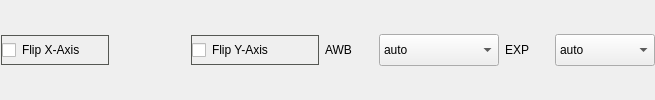
            <widget class="QWidget" name="horizontalWidget" native="true">
             <property name="sizePolicy">
              <sizepolicy hsizetype="Expanding" vsizetype="Fixed">
               <horstretch>0</horstretch>
               <verstretch>0</verstretch>
              </sizepolicy>
             </property>
             <layout class="QHBoxLayout" name="horizontalLayout_33">
              <property name="leftMargin">
               <number>1</number>
              </property>
              <property name="topMargin">
               <number>0</number>
              </property>
              <property name="rightMargin">
               <number>0</number>
              </property>
              <property name="bottomMargin">
               <number>0</number>
              </property>
              <item>
               <widget class="QCheckBox" name="checkBoxFlipX">
                <property name="sizePolicy">
                 <sizepolicy hsizetype="Fixed" vsizetype="Fixed">
                  <horstretch>0</horstretch>
                  <verstretch>0</verstretch>
                 </sizepolicy>
                </property>
                <property name="minimumSize">
                 <size>
                  <width>108</width>
                  <height>30</height>
                 </size>
                </property>
                <property name="maximumSize">
                 <size>
                  <width>108</width>
                  <height>30</height>
                 </size>
                </property>
                <property name="styleSheet">
                 <string notr="true">border: 1px solid;
border-color: rgb(85, 87, 83);</string>
                </property>
                <property name="text">
                 <string>Flip X-Axis</string>
                </property>
               </widget>
              </item>
              <item>
               <spacer name="horizontalSpacer_3">
                <property name="orientation">
                 <enum>Qt::Horizontal</enum>
                </property>
                <property name="sizeType">
                 <enum>QSizePolicy::Fixed</enum>
                </property>
                <property name="sizeHint" stdset="0">
                 <size>
                  <width>76</width>
                  <height>20</height>
                 </size>
                </property>
               </spacer>
              </item>
              <item>
               <widget class="QCheckBox" name="checkBoxFlipY">
                <property name="sizePolicy">
                 <sizepolicy hsizetype="Fixed" vsizetype="Fixed">
                  <horstretch>0</horstretch>
                  <verstretch>0</verstretch>
                 </sizepolicy>
                </property>
                <property name="minimumSize">
                 <size>
                  <width>128</width>
                  <height>30</height>
                 </size>
                </property>
                <property name="maximumSize">
                 <size>
                  <width>128</width>
                  <height>30</height>
                 </size>
                </property>
                <property name="styleSheet">
                 <string notr="true">border: 1px solid;
border-color: rgb(85, 87, 83);</string>
                </property>
                <property name="text">
                 <string>Flip Y-Axis</string>
                </property>
               </widget>
              </item>
              <item>
               <widget class="QLabel" name="label_34">
                <property name="sizePolicy">
                 <sizepolicy hsizetype="Fixed" vsizetype="Fixed">
                  <horstretch>0</horstretch>
                  <verstretch>0</verstretch>
                 </sizepolicy>
                </property>
                <property name="minimumSize">
                 <size>
                  <width>48</width>
                  <height>30</height>
                 </size>
                </property>
                <property name="maximumSize">
                 <size>
                  <width>48</width>
                  <height>30</height>
                 </size>
                </property>
                <property name="text">
                 <string>AWB</string>
                </property>
                <property name="alignment">
                 <set>Qt::AlignLeading|Qt::AlignLeft|Qt::AlignVCenter</set>
                </property>
               </widget>
              </item>
              <item>
               <widget class="QComboBox" name="comboBoxAWB">
                <property name="sizePolicy">
                 <sizepolicy hsizetype="Fixed" vsizetype="Fixed">
                  <horstretch>0</horstretch>
                  <verstretch>0</verstretch>
                 </sizepolicy>
                </property>
                <property name="minimumSize">
                 <size>
                  <width>120</width>
                  <height>32</height>
                 </size>
                </property>
                <property name="maximumSize">
                 <size>
                  <width>120</width>
                  <height>32</height>
                 </size>
                </property>
                <property name="font">
                 <font>
                  <weight>50</weight>
                  <bold>false</bold>
                 </font>
                </property>
                <property name="styleSheet">
                 <string notr="true">QScrollBar { 
	width: 40px;
	background-color: rgba(85, 87, 83, 0.7);
}
QComboBox::item {
	padding-top: 6px;
	padding-bottom: 6px;
	height: 32px;
	min-height: 32px;
}
QComboBox::item:selected {
	background-color: rgb(78, 154, 6);
	padding-top: 6px;
	padding-bottom: 6px;
	height: 32px;
	min-height: 32px;
}</string>
                </property>
                <item>
                 <property name="text">
                  <string>auto</string>
                 </property>
                </item>
                <item>
                 <property name="text">
                  <string>sunlight</string>
                 </property>
                </item>
                <item>
                 <property name="text">
                  <string>cloudy</string>
                 </property>
                </item>
                <item>
                 <property name="text">
                  <string>shade</string>
                 </property>
                </item>
                <item>
                 <property name="text">
                  <string>tungsten</string>
                 </property>
                </item>
                <item>
                 <property name="text">
                  <string>fluorescent</string>
                 </property>
                </item>
                <item>
                 <property name="text">
                  <string>incandescent</string>
                 </property>
                </item>
                <item>
                 <property name="text">
                  <string>flash</string>
                 </property>
                </item>
                <item>
                 <property name="text">
                  <string>horizon</string>
                 </property>
                </item>
                <item>
                 <property name="text">
                  <string>off</string>
                 </property>
                </item>
               </widget>
              </item>
              <item>
               <widget class="QLabel" name="label_32">
                <property name="sizePolicy">
                 <sizepolicy hsizetype="Fixed" vsizetype="Preferred">
                  <horstretch>0</horstretch>
                  <verstretch>0</verstretch>
                 </sizepolicy>
                </property>
                <property name="minimumSize">
                 <size>
                  <width>44</width>
                  <height>30</height>
                 </size>
                </property>
                <property name="maximumSize">
                 <size>
                  <width>44</width>
                  <height>30</height>
                 </size>
                </property>
                <property name="text">
                 <string>EXP</string>
                </property>
               </widget>
              </item>
              <item>
               <widget class="QComboBox" name="comboBoxEXP">
                <property name="sizePolicy">
                 <sizepolicy hsizetype="Expanding" vsizetype="Fixed">
                  <horstretch>0</horstretch>
                  <verstretch>0</verstretch>
                 </sizepolicy>
                </property>
                <property name="minimumSize">
                 <size>
                  <width>0</width>
                  <height>32</height>
                 </size>
                </property>
                <property name="maximumSize">
                 <size>
                  <width>16777215</width>
                  <height>32</height>
                 </size>
                </property>
                <property name="styleSheet">
                 <string notr="true">QScrollBar { 
	width: 40px;
	background-color: rgba(85, 87, 83, 0.7);
}
QComboBox::item {
	padding-top: 6px;
	padding-bottom: 6px;
	height: 32px;
	min-height: 32px;
}
QComboBox::item:selected {
	background-color: rgb(78, 154, 6);
	padding-top: 6px;
	padding-bottom: 6px;
	height: 32px;
	min-height: 32px;
}</string>
                </property>
                <item>
                 <property name="text">
                  <string>auto</string>
                 </property>
                </item>
                <item>
                 <property name="text">
                  <string>night</string>
                 </property>
                </item>
                <item>
                 <property name="text">
                  <string>nightpreview</string>
                 </property>
                </item>
                <item>
                 <property name="text">
                  <string>backlight</string>
                 </property>
                </item>
                <item>
                 <property name="text">
                  <string>spotlight</string>
                 </property>
                </item>
                <item>
                 <property name="text">
                  <string>sports</string>
                 </property>
                </item>
                <item>
                 <property name="text">
                  <string>snow</string>
                 </property>
                </item>
                <item>
                 <property name="text">
                  <string>beach</string>
                 </property>
                </item>
                <item>
                 <property name="text">
                  <string>verylong</string>
                 </property>
                </item>
                <item>
                 <property name="text">
                  <string>fixedfps</string>
                 </property>
                </item>
                <item>
                 <property name="text">
                  <string>antishake</string>
                 </property>
                </item>
                <item>
                 <property name="text">
                  <string>fireworks</string>
                 </property>
                </item>
                <item>
                 <property name="text">
                  <string>off</string>
                 </property>
                </item>
               </widget>
              </item>
             </layout>
            </widget>
